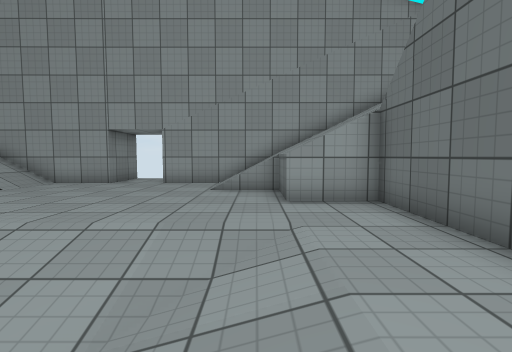
view 1 (above)

16 first-person views from a walk through a 3-D level made in the Unity game engine. The camera is 1.2 m above the floor, tilts 4° down and sees 85° across. The floor is counted in squares, 1 m on a side. Each view is taken from the middle of a square. On the plan, view 1 faces up. The plan holds only what a view shows up to about 13 squares ahead; the rest is blank. The place goes on beyond the plan. Door leaves are left out, so doorways stand open. Surface patterns are stand-ins for the level's own textures.

view 2
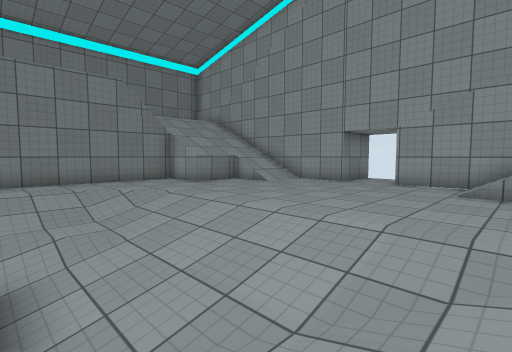

view 3
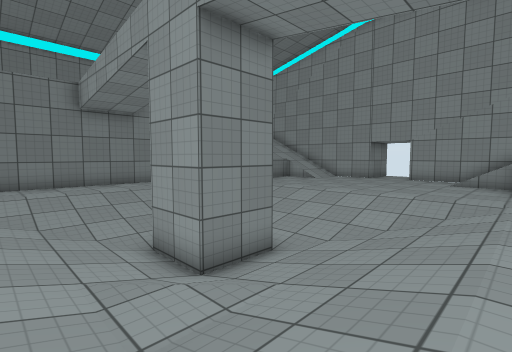

view 4
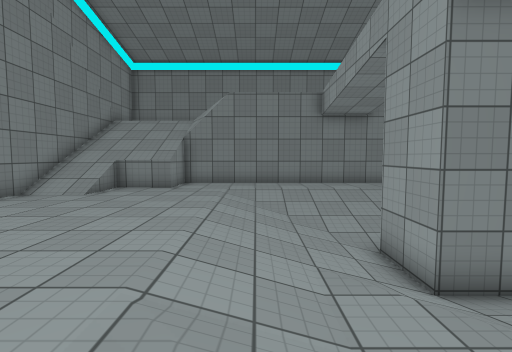

view 5
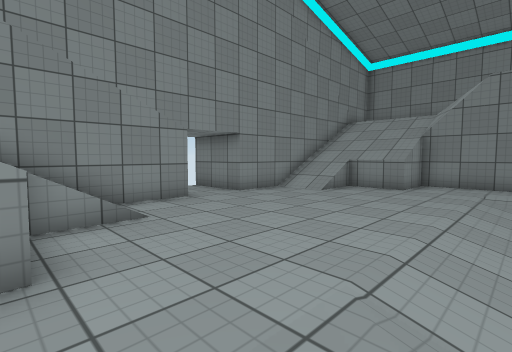

view 6
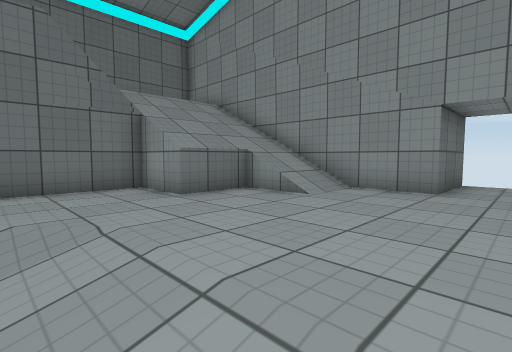

view 7
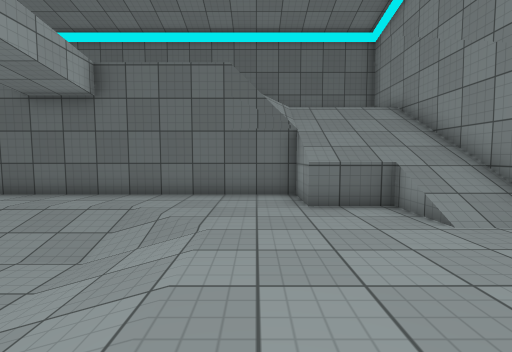

view 8
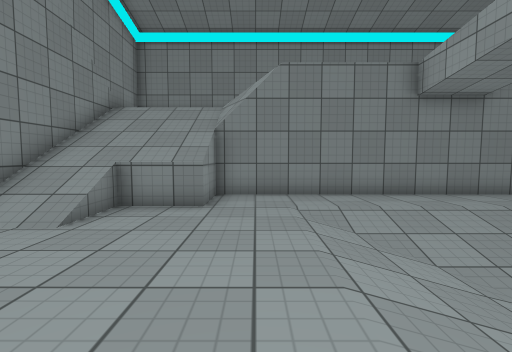

view 9
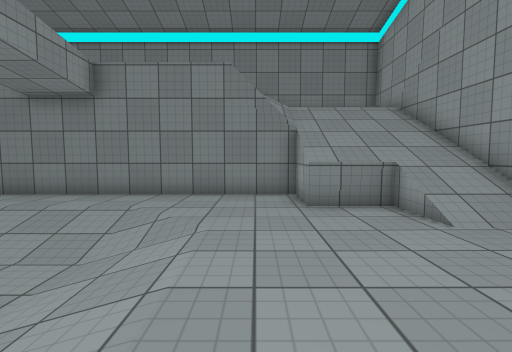

view 10
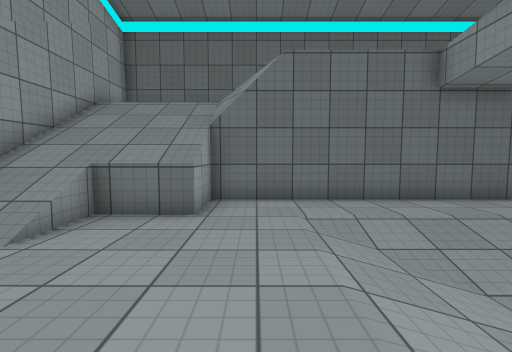

view 11
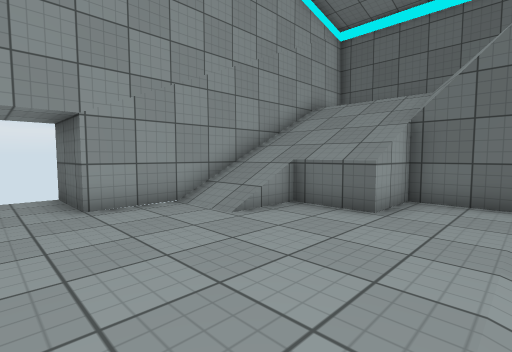

view 12
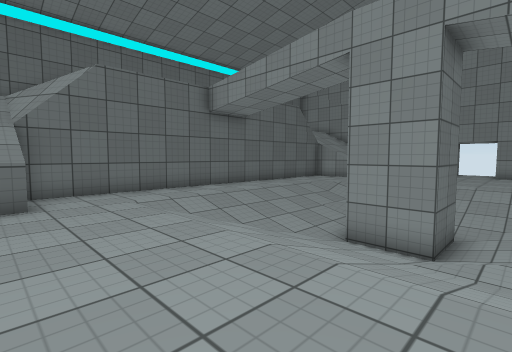

view 13
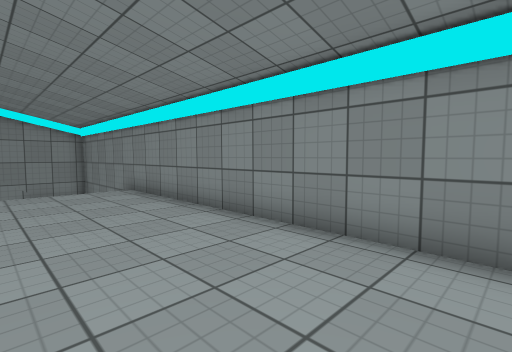

view 14
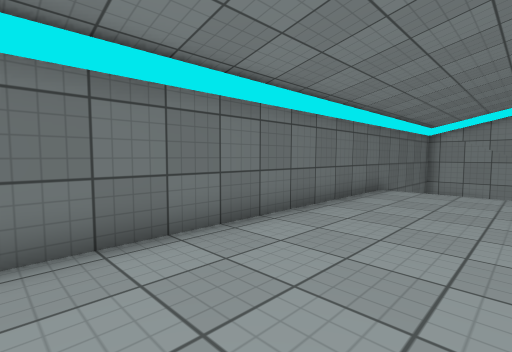

view 15
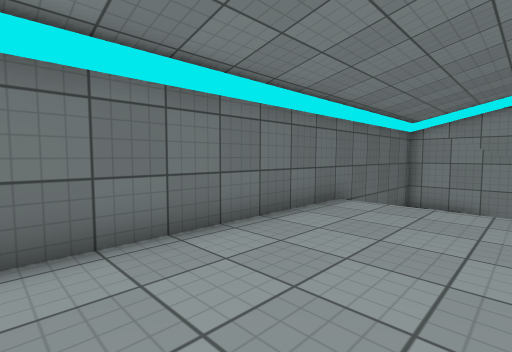

view 16
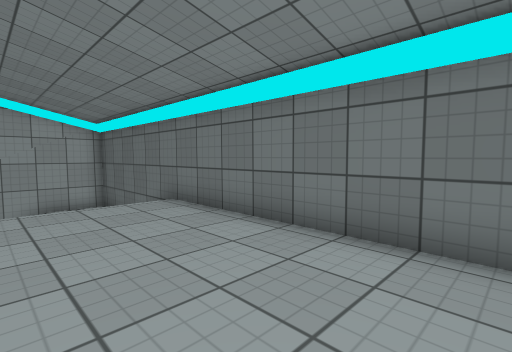

### Floor plan
Key: @ floor where view 1 was taken; # wall or solid block; . main floor; - floor 0.25 m lower than the main floor; _ floor 0.5 m lower than the main floor; < floor 0.75 m lower than the main floor; ( floor 1 m lower than the main floor; : floor 3 m higher than the main floor; + floor 4 m higher than the main floor; / step, stairs or slope; D open door; = window, fence, low wall or low ledge.
Columns run from 16 left of view 1 to 7 right of it. Each row starts with its distance up from view 1.
 13           #  #
 12           DDDD
 11 ###########..###########
 10 # ://////......//////::#
  9 # ://////......//////: #
  8 # :////=........=////: #
  7 # :////..........////: #
  6 # ///##..........###=/ #
  5 # / /..............#/  #
  4 #++ +..............++++#
  3 #++++.../_______-..++++#
  2 #++++..//<<<<<<_-..++++#
  1 #++++..-_</(((<_-..++++#
  0 #++++..-_//##(<_@..++++#
 -1 #++++..-_<(##(<_-..++++#
 -2 #++++..-_<(##//_-..++++#
 -3 #++++..-_<(((/<_-..++++#
 -4 #++++..-_<<<<<<//..++++#
 -5 #++++..-_______/...++++#
 -6 #++++..............++++#
 -7 #  /#............../   #
 -8 # /=#//..........///// #
 -9 # :////..........////: #
-10 # ://///......../////: #
-11 # ://////......//////: #
-12 # :////####..###########
-13  #######  #..#
-14           DDDD
-15           #  #

Where each view was taken, in squares from view 1:
view 1: 0 up, 0 right, facing up
view 2: 0 up, 0 right, facing up-left
view 3: 5 down, 1 right, facing up-left
view 4: 5 down, 1 right, facing left
view 5: 5 down, 1 right, facing down-left
view 6: 5 down, 5 left, facing down-right
view 7: 7 down, 6 left, facing right
view 8: 7 down, 3 left, facing left
view 9: 5 up, 3 left, facing left
view 10: 5 up, 5 left, facing right
view 11: 4 up, 5 left, facing up-right
view 12: 7 up, 7 left, facing down-right
view 13: 4 up, 12 left, facing down-left
view 14: 4 up, 3 right, facing down-right
view 15: 1 up, 3 right, facing down-right
view 16: 3 down, 3 right, facing up-right
